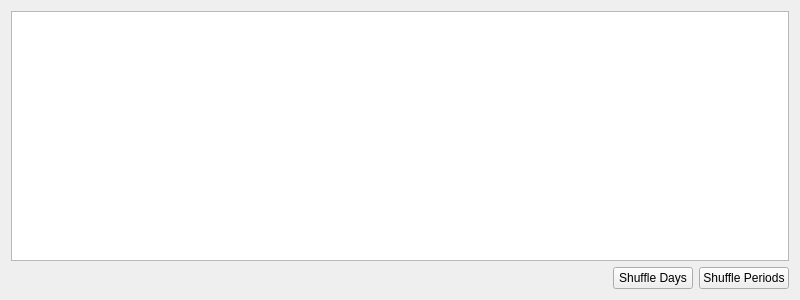
<?xml version="1.0" encoding="UTF-8"?>
<ui version="4.0">
 <class>MainWindow</class>
 <widget class="QMainWindow" name="MainWindow">
  <property name="geometry">
   <rect>
    <x>0</x>
    <y>0</y>
    <width>800</width>
    <height>300</height>
   </rect>
  </property>
  <property name="windowTitle">
   <string>MainWindow</string>
  </property>
  <widget class="QWidget" name="centralWidget">
   <layout class="QGridLayout" name="gridLayout">
    <item row="1" column="1">
     <widget class="QPushButton" name="shuffleDays">
      <property name="text">
       <string>Shuffle Days</string>
      </property>
     </widget>
    </item>
    <item row="0" column="0" colspan="3">
     <widget class="QTableWidget" name="routine"/>
    </item>
    <item row="1" column="0">
     <spacer name="horizontalSpacer">
      <property name="orientation">
       <enum>Qt::Horizontal</enum>
      </property>
      <property name="sizeHint" stdset="0">
       <size>
        <width>59</width>
        <height>20</height>
       </size>
      </property>
     </spacer>
    </item>
    <item row="1" column="2">
     <widget class="QPushButton" name="shufflePeriods">
      <property name="text">
       <string>Shuffle Periods</string>
      </property>
     </widget>
    </item>
   </layout>
  </widget>
 </widget>
 <layoutdefault spacing="6" margin="11"/>
 <resources/>
 <connections/>
</ui>
